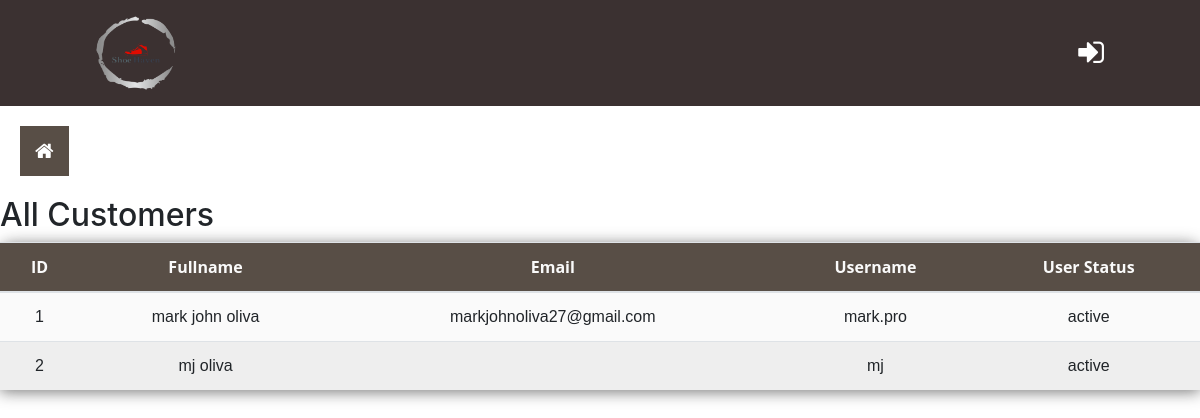
Page /PROJECT101/customers.php on the earlier database version.
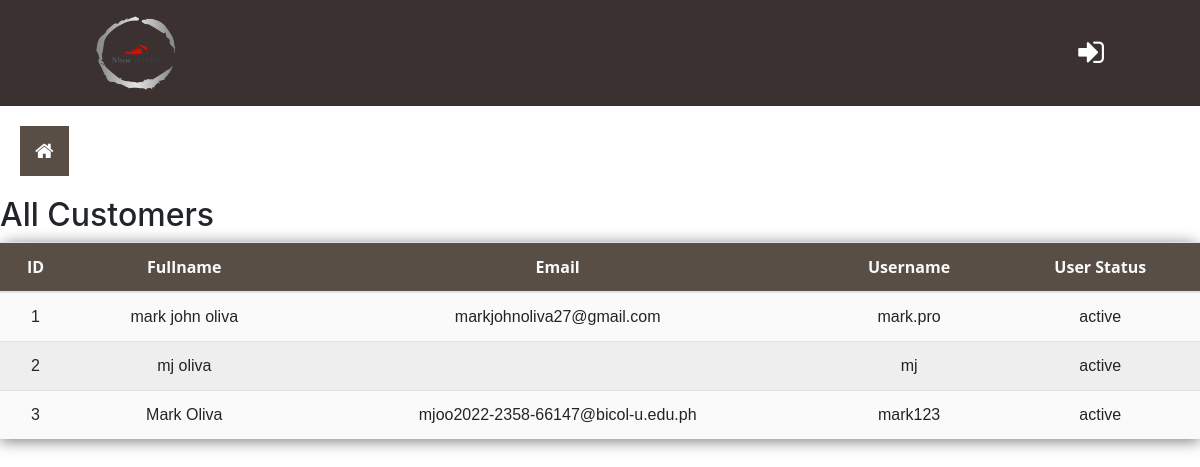
Same page on the later database version.
### tables this page shows
CREATE TABLE `users` (
  `user_id` int(255) NOT NULL,
  `fullname` varchar(250) NOT NULL,
  `age` int(100) NOT NULL,
  `gender` varchar(100) NOT NULL,
  `email` varchar(250) NOT NULL,
  `username` varchar(250) NOT NULL,
  `password` varchar(100) NOT NULL,
  `profile_image` varchar(100) NOT NULL,
  `date` timestamp NOT NULL DEFAULT current_timestamp() ON UPDATE current_timestamp(),
  `user_type` char(1) NOT NULL DEFAULT 'u' COMMENT 'u - user\r\na - admin',
  `status` varchar(100) NOT NULL DEFAULT 'active'
);

### PROJECT101/customers.php (the view, shortened to what this page needs)
<?php
include("connection.php");
?>
<!DOCTYPE html>
<html lang="en">
<head>
  <link rel="stylesheet" href="https://cdn.jsdelivr.net/npm/bootstrap@4.0.0/dist/css/bootstrap.min.css">
  <link rel="stylesheet" href="https://cdnjs.cloudflare.com/ajax/libs/font-awesome/4.7.0/css/font-awesome.min.css">
</head>
<body>
  <?php
  require_once('include/adminheader.php');
  require_once('include/sidebar.php');
  ?>
  <div>
    <h2>All Customers</h2>
    <table class="table">
      <thead>
        <tr>
          <th class="text-center">ID</th>
          <th class="text-center">Fullname</th>
          <th class="text-center">Email</th>
          <th class="text-center">Username</th>
          <th class="text-center">User Status</th>
        </tr>
      </thead>
      <tbody>
        <?php
        $sql = "SELECT * FROM users WHERE user_type = 'u'";
        $result = $con->query($sql);
        $count = 1;
        if ($result->num_rows > 0) {
          while ($row = $result->fetch_assoc()) {
        ?>
            <tr>
              <td><?php echo $count; ?></td>
              <td><?php echo $row["fullname"]; ?></td>
              <td><?php echo $row["email"]; ?></td>
              <td><?php echo $row["username"]; ?></td>
              <td><?php echo $row["status"]; ?></td>
            </tr>
        <?php
            $count++;
          }
        }
        ?>
      </tbody>
    </table>
  </div>
</body>
</html>

Differences in the rows shown:
added users: fullname "Mark Oliva", email "mjoo2022-2358-66147@bicol-u.edu.ph", username "mark123", status "active"
